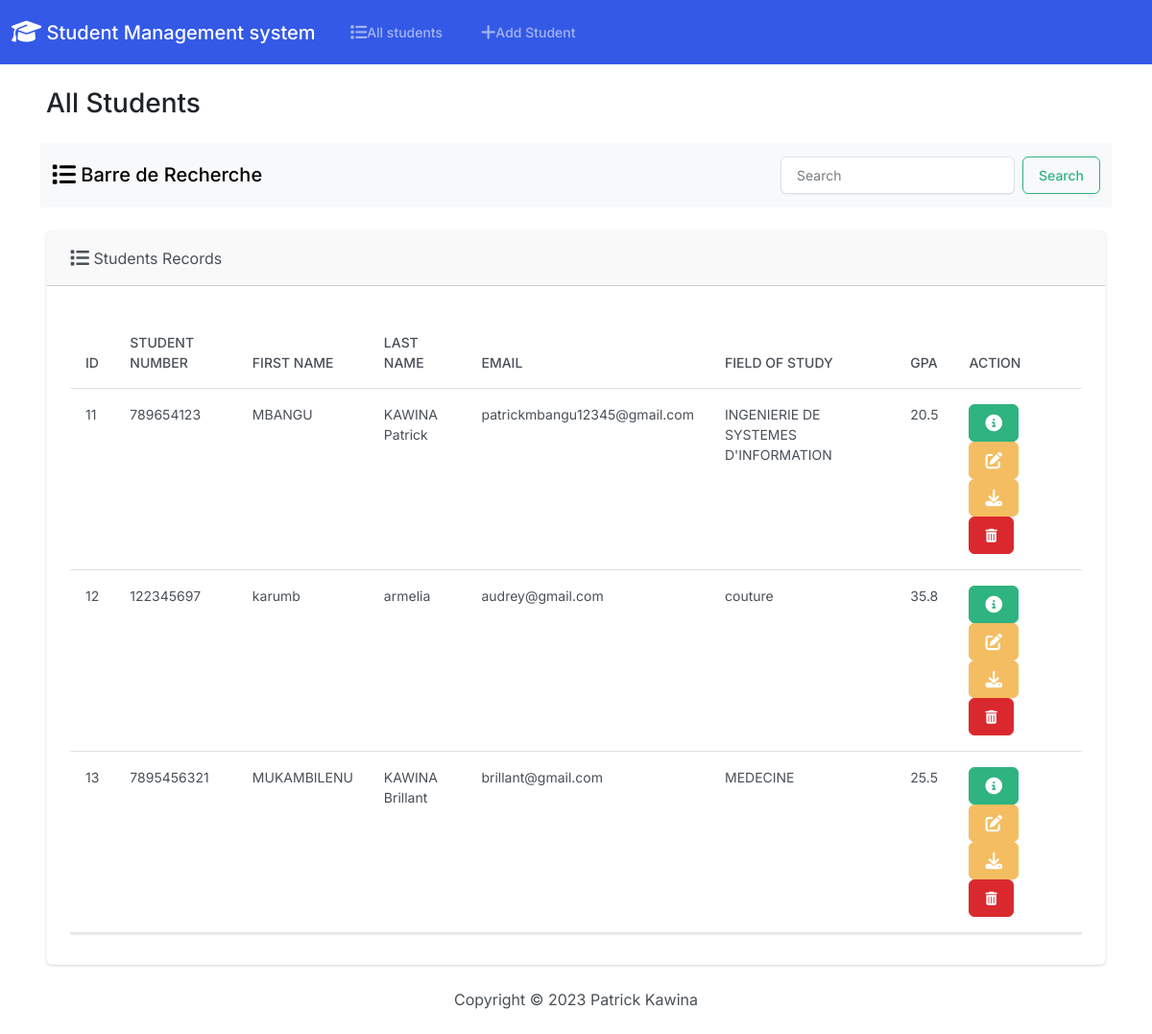
The page / on the database its author committed.
### students/models.py (models this page shows, shortened)
class Student(models.Model):
    student_number = models.PositiveBigIntegerField()
    first_name = models.CharField(max_length=50)
    last_name = models.CharField(max_length=50)
    email = models.EmailField(max_length=100)
    field_of_study = models.CharField(max_length=50)
    gpa = models.FloatField()

### students/views.py (the view)
# urls.py: path('', views.index, name='index'),
def index(request):
    student_object = Student.objects.all()
    item = request.GET.get('item')
    if item !='' and item is not None:
        student_object = Student.objects.filter(first_name__icontains=item)
    return render(request, 'students/index.html', { 'students': student_object })

### students/templates/students/index.html (shortened to what this page needs)
{% extends "students/base.html" %}
{% block body %}
{% load static %}
<!DOCTYPE html>
<html lang="en">
<head>
    <link rel="stylesheet" href="https://cdnjs.cloudflare.com/ajax/libs/font-awesome/6.4.2/css/all.min.css"/>
    <link rel="stylesheet" href="{% static 'css/bootstrap.min.css' %}">
   <div class="container-fluid">
    <h3 class="m-4" >All Students</h3>
    <div class="container">
      <div class="row">
        <div class="col-md-12">
          <nav class="navbar navbar-light bg-light">
            <div class="container-fluid">
              <a class="navbar-brand">
                <i class="fa-solid fa-list  fa-lg"></i> </i>  Barre de Recherche
              </a>
              <form class="d-flex">
                <input name="item" class="form-control me-2" type="search" placeholder="Search" aria-label="Search">
                <button class="btn btn-outline-success" type="submit">Search</button>
              </form>
            </div>
          </nav>
        </div>
      </div>
    </div>
    <br>
    <div class="row">
        <div class="col-12" >
            {% if students %}
            <div class="card border-light  ms-4 me-4 mb-4">
                <div class="card-header">
                    <i class="fa-solid fa-list  fa-lg"></i>   Students Records
                </div>
                <div class="card-body">
                  <p class="card-text">
                    <div class="table-responsive">
                        <table class="table table-hover">
                            <thead>
                              <tr>
                                <th scope="col">ID</th>
                                <th scope="col">STUDENT NUMBER</th>
                                <th scope="col">FIRST NAME</th>
                                <th scope="col">LAST NAME</th>
                                <th scope="col">EMAIL</th>
                                <th scope="col">FIELD OF STUDY</th>
                                <th scope="col">GPA</th>
                                <th scope="col">Action</th>
                              </tr>
                            </thead>
                            <tbody id="myTable">
                                {% for student in students %}
                                    <tr>
                                        <td>{{ student.id }}</td>
                                        <td>{{ student.student_number }}</td>
                                        <td>{{ student.first_name }}</td>
                                        <td>{{ student.last_name }}</td>
                                        <td>{{ student.email }}</td>
                                        <td>{{ student.field_of_study }}</td>
                                        <td>{{ student.gpa }}</td>
                                        <td>
                                            <button type="button" class="btn btn-success me-1" href="{% url 'view_student' student.id %}"
                                            data-bs-toggle="modal"  data-bs-target="#myModal{{student.id}}">
                                        </button>
                                              <a class="btn btn-warning me-1" href="{% url 'edit' student.id %}">
                                              </a>
                                              <a class="btn btn-warning me-1" href="{% url 'generer' student.id %}">
                                              </a>
                                              <button type="button" class="btn btn-danger" data-bs-toggle="modal" data-bs-target="#delete{{student.id}}">
                                                <i class="fa-solid fa-trash-can "></i>
                                              </button>
                                        </td>
                                    </tr>
                                {% endfor %}
                            </tbody>
                          </table>
                    </div>
                </div>
        </div>
            {% else %}
                <h5 class="alert alert-primary ms-4 me-4">No Student Records</h5>
            {% endif %}
    </div>
   </div>
{% endblock %}

### students/templates/students/base.html (shortened to what this page needs)
{% load static %}
<!DOCTYPE html>
<html lang="en">
<head>
    <link rel="stylesheet" href="https://cdnjs.cloudflare.com/ajax/libs/font-awesome/6.4.2/css/all.min.css"/>
    <link rel="stylesheet" href="{% static 'css/bootstrap.min.css' %}">
<body class="d-flex flex-column min-vh-100">
    <nav class="navbar navbar-expand-lg bg-primary" data-bs-theme="dark">
        <div class="container-fluid">
          <a class="navbar-brand" href="{% url 'index' %}">
            <i class="fa-solid fa-graduation-cap fa-lg"></i> Student Management system
        </a>
          <div class="collapse navbar-collapse" id="navbarColor01">
            <ul class="navbar-nav me-auto">
              <li class="nav-item">
                <a class="nav-link" href="{% url 'index' %}">
                    All students
                </a>
              </li>
              <li class="nav-item">
                <a class="nav-link" href="{% url 'add' %}">
                    Add Student
                </a>
              </li>
            </ul>
          </div>
        </div>
      </nav>
   <div class="container-fluid">
    {% block body %}
    {% endblock %}
   </div>
   </div>
<footer class="mt-auto mb-4">
    <div class="text-center">
        <span>
            Copyright &copy; <script>document.write(new Date().getFullYear())</script> Patrick Kawina
        </span>
    </div>
</footer>
</body>
</head>
</html>

### rows shown on the page
Student: id "11", student_number "789654123", first_name "MBANGU", last_name "KAWINA Patrick", email "patrickmbangu12345@gmail.com", field_of_study "INGENIERIE DE SYSTEMES D'INFORMATION", gpa "20.5"
Student: id "12", student_number "122345697", first_name "karumb", last_name "armelia", email "audrey@gmail.com", field_of_study "couture", gpa "35.8"
Student: id "13", student_number "7895456321", first_name "MUKAMBILENU", last_name "KAWINA Brillant", email "brillant@gmail.com", field_of_study "MEDECINE", gpa "25.5"
